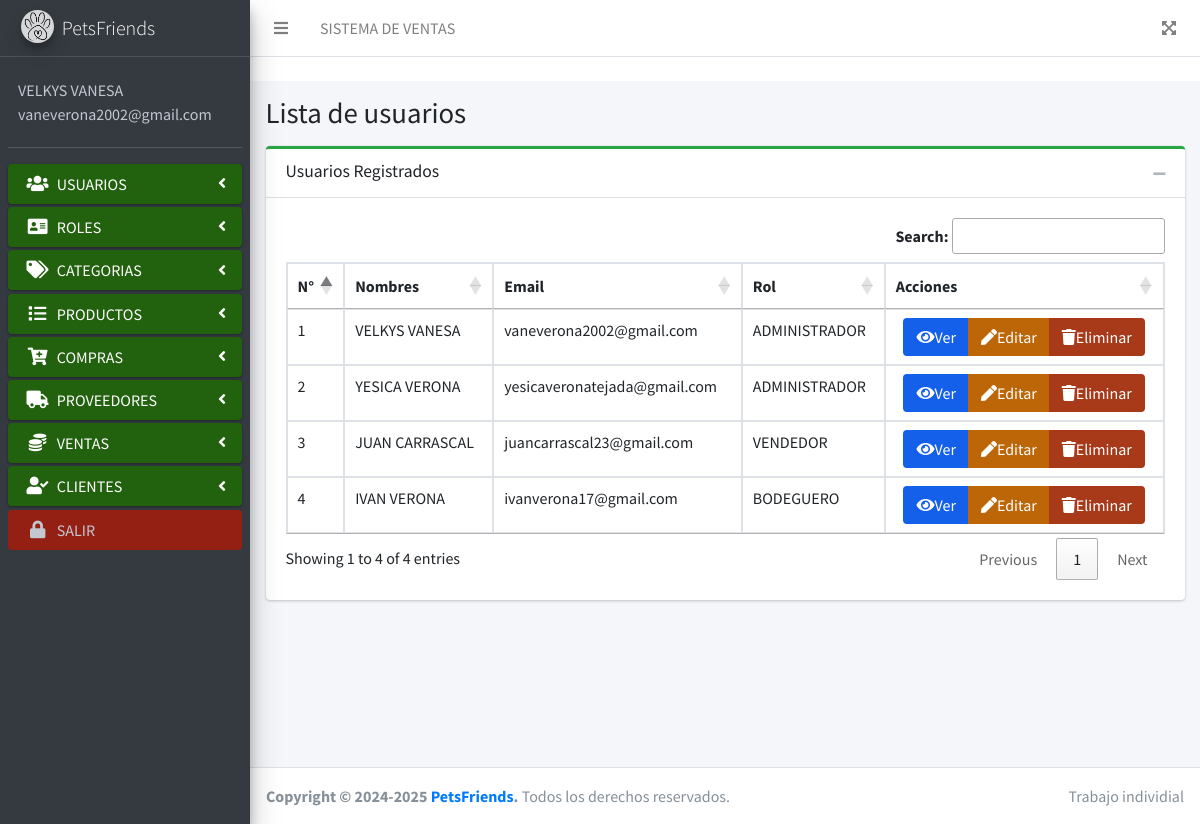
The page /usuarios/index.php (signed in) on the database its author committed.
### tables this page shows
CREATE TABLE `usuarios` (
  `id_usuario` int(11) NOT NULL,
  `nombres` varchar(250) NOT NULL,
  `email` varchar(250) NOT NULL,
  `password_usuario` text NOT NULL,
  `token` varchar(100) NOT NULL,
  `id_rol` int(11) NOT NULL,
  `f_h_creacion` datetime NOT NULL,
  `f_h_actualizacion` datetime NOT NULL
);

CREATE TABLE `roles` (
  `id_rol` int(11) NOT NULL,
  `rol` varchar(250) NOT NULL,
  `f_h_creacion` datetime NOT NULL,
  `f_h_actualizacion` datetime NOT NULL
);

### app/config.php (called while the page is built, shortened)
<?php
$URL = "http://localhost/WWW.SISTEMA_VENTA.COM/";

### layout/session.php (called while the page is built, shortened)
<?php
if (isset ($_SESSION['session_email'])){
   $email_session =  ($_SESSION['session_email']);
   $sql= "SELECT used.id_usuario as id_usuario, used.nombres as nombres, used.email as email, rol.rol as rol
                FROM usuarios as used INNER JOIN roles as rol ON used.id_rol = rol.id_rol WHERE email = '$email_session'";
   $query= $pdo->prepare($sql);
   $query->execute();
   $usuarios =$query->fetchAll( PDO:: FETCH_ASSOC);
     foreach($usuarios as $usuario){
             $session_nombres =$usuario ["nombres"];
             $session_rol =$usuario ["rol"];
          }
} else {
   echo "no existe";
   header('Location:' .$URL. 'login/index.php');
   exit;
}
$permisos = [
    'ADMINISTRADOR' => ['*'],
    'VENDEDOR' => ['modulo_ventas', 'modulo_clientes'],
    'BODEGUERO' => ['modulo_compras', 'modulo_productos']
];
if (!function_exists('tienePermiso')) {
    function tienePermiso($modulo) {
        global $permisos, $session_rol;
        if ($permisos[$session_rol][0] == '*') return true;
        return in_array($modulo, $permisos[$session_rol]);
    }
}
?>

### app/controllers/usuarios/lista_usuarios.php (called while the page is built)
<?php
$sql_usuarios= "SELECT used.id_usuario as id_usuario, used.nombres as nombres, used.email as email, rol.rol as rol
                FROM usuarios as used INNER JOIN roles as rol ON used.id_rol = rol.id_rol";
$query_usuarios= $pdo->prepare($sql_usuarios);
$query_usuarios->execute();
$tabla_usuarios =$query_usuarios->fetchAll( PDO:: FETCH_ASSOC);
?>

### usuarios/index.php (the view, shortened to what this page needs)
<?php
include ('../app/config.php');
include ('../layout/session.php');
include ('../layout/parte1.php');
include('../app/controllers/usuarios/lista_usuarios.php');
?>
<link rel="stylesheet" href="https://cdn.datatables.net/1.13.4/css/jquery.dataTables.min.css">
<link rel="stylesheet" href="https://cdn.datatables.net/buttons/2.3.6/css/buttons.dataTables.min.css"> ...
  <div class="content-wrapper">
    <div class="content-header">
      <div class="container-fluid">
            <h1 class="m-0">Lista de usuarios</h1>
      </div>
    </div>
    <div class="content">
      <div class="container-fluid">
           <div class="row">
                <div class="col-12">
                   <div class="card card-outline card-success">
                       <div class="card-header">
                            <h3 class="card-title">Usuarios Registrados</h3>
                          <div class="card-tools">
                              <button type="button" class="btn btn-tool" data-card-widget="collapse"><i class="fas fa-minus"></i>
                               </button>
                          </div>
                       </div>
                      <div class="card-body">
                          <table id="miTabla" class="table table-bordered table-hover">
                          <thead>
                              <tr>
                                  <th>N°</th>
                                  <th>Nombres</th>
                                  <th>Email</th>
                                  <th>Rol</th>
                                  <th>Acciones</th>
                              </tr>
                          </thead>
                          <tbody>
                              <?php
                                $contador = 0;
                                foreach($tabla_usuarios as $tabla_usuario){
                                  $id_usuario = $tabla_usuario['id_usuario'];
                              ?>
                               <tr>
                                  <td> <?php echo $contador = $contador + 1; ?></td>
                                  <td> <?php echo $tabla_usuario['nombres']; ?></td>
                                  <td> <?php echo $tabla_usuario['email']; ?></td>
                                  <td> <?php echo $tabla_usuario['rol']; ?></td>
                                  <td class="fixed">
                                    <center>
                                      <div class="btn-group">
                                      <a href="ver_info_usuario.php?id=<?php echo $id_usuario; ?>" type="button" class="btn" style="background: #1560EA; color: white"><i class="fas fa-eye"></i>Ver</a>
                                      <a href="editar_info_usuario.php?id=<?php echo $id_usuario; ?>" type="button" class="btn" style="background: #BC6608; color: white"><i class="fas fa-pen"></i>Editar</a>
                                      <a href="eliminar_info_usuario.php?id=<?php echo $id_usuario; ?>" type="button" class="btn" style="background: #A83A1A; color: white"><i class="fas fa-trash"></i>Eliminar</a>
                                    </div>
                                    </center>
                                  </td>
                              </tr>
                              <?php
                              }
                              ?>
                          </tbody>
                          </table>
                     </div>
                 </div>
               </div>
          </div>
      </div>
    </div>
  </div>
<?php
include ('../layout/parte2.php');
?>

### layout/parte1.php (shortened to what this page needs)
<?php
include ('session.php');
?>
<!DOCTYPE html>
<html lang="es">
<head>
  <link rel="stylesheet" href="<?php echo $URL; ?>public/css/fontawesome-free/css/all.min.css">
  <link rel="stylesheet" href="<?php echo $URL; ?>public/css/adminlte.min.css">
</head>
<body class="hold-transition sidebar-mini">
<div class="wrapper">
  <nav class="main-header navbar navbar-expand navbar-white navbar-light">
    <ul class="navbar-nav">
      <li class="nav-item">
        <a class="nav-link" data-widget="pushmenu" href="#" role="button"><i class="fas fa-bars"></i></a>
      </li>
      <li class="nav-item d-none d-sm-inline-block">
        <a href="#" class="nav-link">SISTEMA DE VENTAS</a>
      </li>
    </ul>
    <ul class="navbar-nav ml-auto">
      <li class="nav-item">
        <a class="nav-link" data-widget="fullscreen" href="#" role="button">
          <i class="fas fa-expand-arrows-alt"></i>
        </a>
      </li>
    </ul>
  </nav>
  <aside  class="main-sidebar sidebar-dark-primary  elevation-4">
    <a href="../index.php" class="brand-link">
      <img src="<?php echo $URL; ?>/public/img/icono-pag.jpg" alt="Logo" class="brand-image img-circle elevation-3" style="opacity: .8">
      <span class="brand-text font-weight-light">PetsFriends</span>
    </a>
    <div class="sidebar">
      <div class="user-panel mt-3 pb-3 mb-3 d-flex">
        <div class="info">
          <a href="#" class="d-block"> <?php echo $session_nombres; ?> </a>
          <a href="#" class="d-block"> <?php echo $email_session; ?> </a>
        </div>
      </div>
      <nav class="mt-2">
        <ul class="nav nav-pills nav-sidebar flex-column" data-widget="treeview" role="menu" data-accordion="false">
          <?php if(tienePermiso('modulo_usuarios')) { ?>
         <li class="nav-item menu">
            <a style="background: #22610D" href="#" class="nav-link active" >
              <i class="nav-icon fas fa-users"></i>
              <p>
                USUARIOS
                <i class="right fas fa-angle-left"></i>
              </p>
            </a>
          </li>
          <?php } ?>
          <?php if(tienePermiso('modulo_roles')) { ?>
          <li class="nav-item menu">
            <a style="background: #22610D" href="#" class="nav-link active">
              <i class="nav-icon fas fa-address-card"></i>
              <p>
                ROLES
                <i class="right fas fa-angle-left"></i>
              </p>
            </a>
          </li>
          <?php } ?>
          <?php if(tienePermiso('modulo_categorias')) { ?>
          <li class="nav-item menu">
            <a style="background: #22610D" href="#" class="nav-link active">
              <i class="nav-icon fas fa-tags"></i>
              <p>
                CATEGORIAS
                <i class="right fas fa-angle-left"></i>
              </p>
            </a>
          </li>
          <?php } ?>
          <?php if(tienePermiso('modulo_productos')) { ?>
          <li class="nav-item menu">
            <a style="background: #22610D" href="#" class="nav-link active">
              <i class="nav-icon fas fa-list"></i>
              <p>
                PRODUCTOS
                <i class="right fas fa-angle-left"></i>
              </p>
            </a>
          </li>
          <?php } ?>
          <?php if(tienePermiso('modulo_compras')) { ?>
          <li class="nav-item menu">
            <a style="background: #22610D" href="#" class="nav-link active">
              <i class="nav-icon fas fa-cart-plus"></i>
              <p>
                COMPRAS
                <i class="right fas fa-angle-left"></i>
              </p>
            </a>
          </li>
          <?php } ?>
          <?php if(tienePermiso('modulo_proveedores')) { ?>
          <li class="nav-item menu">
            <a style="background: #22610D" href="#" class="nav-link active">
              <i class="nav-icon fas fa-truck"></i>
              <p>
                PROVEEDORES
                <i class="right fas fa-angle-left"></i>
              </p>
            </a>
          </li>
          <?php } ?>
          <?php if(tienePermiso('modulo_ventas')) { ?>
          <li class="nav-item menu">
            <a style="background: #22610D" href="#" class="nav-link active">
              <i class="nav-icon fas fa-coins"></i>
              <p>
                 VENTAS
                <i class="right fas fa-angle-left"></i>
              </p>
            </a>
          </li>
          <?php } ?>
          <?php if(tienePermiso('modulo_clientes')) { ?>
          <li class="nav-item menu">
            <a style="background: #22610D" href="#" class="nav-link active">
              <i class="nav-icon fas fa-user-check"></i>
              <p>
                CLIENTES
                <i class="right fas fa-angle-left"></i>
              </p>
            </a>
          </li>
          <?php } ?>
          <li class="nav-item">
            <a style="background: #942014" href="<?php echo $URL; ?>/app/controllers/login/cerrar_session.php" class="nav-link">
              <i class="nav-icon fas fa-lock"></i>
              <p> SALIR</p>
            </a>
          </li>
        </ul>
      </nav>
    </div>
  </aside>

### rows shown on the page
usuarios: nombres "VELKYS VANESA", email "vaneverona2002@gmail.com", id_rol.rol "ADMINISTRADOR"
usuarios: contador "2", nombres "YESICA VERONA", email "yesicaveronatejada@gmail.com", id_rol.rol "ADMINISTRADOR"
usuarios: contador "3", nombres "JUAN CARRASCAL", email "juancarrascal23@gmail.com", id_rol.rol "VENDEDOR"
usuarios: contador "4", nombres "IVAN VERONA", email "ivanverona17@gmail.com", id_rol.rol "BODEGUERO"

### other values the page prints
$email_session "vaneverona2002@gmail.com"
